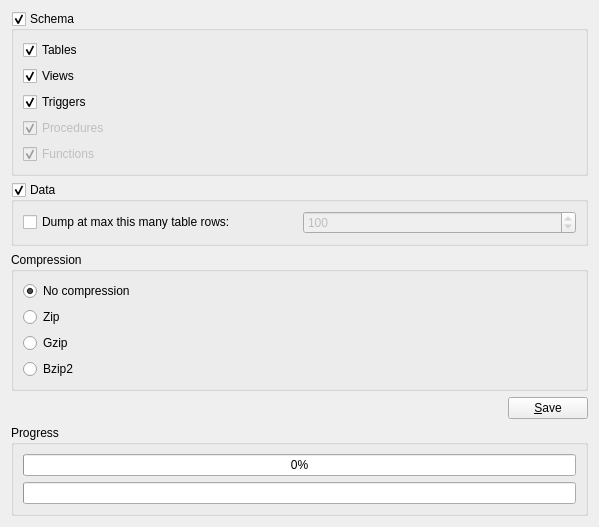
<?xml version="1.0" encoding="UTF-8"?>
<ui version="4.0">
 <class>DumpWidget</class>
 <widget class="QWidget" name="DumpWidget">
  <property name="geometry">
   <rect>
    <x>0</x>
    <y>0</y>
    <width>599</width>
    <height>476</height>
   </rect>
  </property>
  <property name="windowTitle">
   <string>Form</string>
  </property>
  <layout class="QVBoxLayout" name="verticalLayout">
   <item>
    <widget class="QGroupBox" name="groupSchema">
     <property name="title">
      <string>Schema</string>
     </property>
     <property name="checkable">
      <bool>true</bool>
     </property>
     <layout class="QVBoxLayout" name="verticalLayout_2">
      <item>
       <widget class="QCheckBox" name="chkTables">
        <property name="text">
         <string>Tables</string>
        </property>
        <property name="checked">
         <bool>true</bool>
        </property>
       </widget>
      </item>
      <item>
       <widget class="QCheckBox" name="chkViews">
        <property name="text">
         <string>Views</string>
        </property>
        <property name="checked">
         <bool>true</bool>
        </property>
       </widget>
      </item>
      <item>
       <widget class="QCheckBox" name="chkTriggers">
        <property name="text">
         <string>Triggers</string>
        </property>
        <property name="checked">
         <bool>true</bool>
        </property>
       </widget>
      </item>
      <item>
       <widget class="QCheckBox" name="chkProcedures">
        <property name="enabled">
         <bool>false</bool>
        </property>
        <property name="text">
         <string>Procedures</string>
        </property>
        <property name="checked">
         <bool>true</bool>
        </property>
       </widget>
      </item>
      <item>
       <widget class="QCheckBox" name="chkFunctions">
        <property name="enabled">
         <bool>false</bool>
        </property>
        <property name="text">
         <string>Functions</string>
        </property>
        <property name="checked">
         <bool>true</bool>
        </property>
       </widget>
      </item>
     </layout>
    </widget>
   </item>
   <item>
    <widget class="QGroupBox" name="groupData">
     <property name="title">
      <string>Data</string>
     </property>
     <property name="checkable">
      <bool>true</bool>
     </property>
     <layout class="QGridLayout" name="gridLayout">
      <item row="0" column="0">
       <widget class="QCheckBox" name="chkLimit">
        <property name="text">
         <string>Dump at max this many table rows:</string>
        </property>
       </widget>
      </item>
      <item row="0" column="1">
       <widget class="QSpinBox" name="spinLimit">
        <property name="enabled">
         <bool>false</bool>
        </property>
        <property name="minimum">
         <number>1</number>
        </property>
        <property name="maximum">
         <number>10000000</number>
        </property>
        <property name="singleStep">
         <number>100</number>
        </property>
        <property name="value">
         <number>100</number>
        </property>
       </widget>
      </item>
     </layout>
    </widget>
   </item>
   <item>
    <widget class="QGroupBox" name="groupCompression">
     <property name="title">
      <string>Compression</string>
     </property>
     <layout class="QVBoxLayout" name="verticalLayout_3">
      <item>
       <widget class="QRadioButton" name="radioNoCompression">
        <property name="text">
         <string>No compression</string>
        </property>
        <property name="checked">
         <bool>true</bool>
        </property>
       </widget>
      </item>
      <item>
       <widget class="QRadioButton" name="radioZip">
        <property name="text">
         <string>Zip</string>
        </property>
       </widget>
      </item>
      <item>
       <widget class="QRadioButton" name="radioGzip">
        <property name="text">
         <string>Gzip</string>
        </property>
       </widget>
      </item>
      <item>
       <widget class="QRadioButton" name="radioBzip2">
        <property name="text">
         <string>Bzip2</string>
        </property>
       </widget>
      </item>
     </layout>
    </widget>
   </item>
   <item>
    <layout class="QHBoxLayout" name="layoutSave">
     <item>
      <spacer name="horizontalSpacer">
       <property name="orientation">
        <enum>Qt::Horizontal</enum>
       </property>
       <property name="sizeHint" stdset="0">
        <size>
         <width>40</width>
         <height>20</height>
        </size>
       </property>
      </spacer>
     </item>
     <item>
      <widget class="QPushButton" name="btnSave">
       <property name="text">
        <string>&amp;Save</string>
       </property>
       <property name="icon">
        <iconset resource="icons.qrc">
         <normaloff>:/16/document-save</normaloff>:/16/document-save</iconset>
       </property>
      </widget>
     </item>
    </layout>
   </item>
   <item>
    <widget class="QGroupBox" name="groupProgress">
     <property name="title">
      <string>Progress</string>
     </property>
     <layout class="QVBoxLayout" name="verticalLayout_4">
      <item>
       <widget class="QProgressBar" name="mainProgressBar">
        <property name="value">
         <number>0</number>
        </property>
       </widget>
      </item>
      <item>
       <widget class="QProgressBar" name="subProgressBar"/>
      </item>
     </layout>
    </widget>
   </item>
   <item>
    <spacer name="verticalSpacer">
     <property name="orientation">
      <enum>Qt::Vertical</enum>
     </property>
     <property name="sizeHint" stdset="0">
      <size>
       <width>20</width>
       <height>40</height>
      </size>
     </property>
    </spacer>
   </item>
  </layout>
 </widget>
 <tabstops>
  <tabstop>groupSchema</tabstop>
  <tabstop>chkTables</tabstop>
  <tabstop>chkViews</tabstop>
  <tabstop>chkProcedures</tabstop>
  <tabstop>chkFunctions</tabstop>
  <tabstop>groupData</tabstop>
  <tabstop>chkLimit</tabstop>
  <tabstop>spinLimit</tabstop>
 </tabstops>
 <resources>
  <include location="icons.qrc"/>
 </resources>
 <connections>
  <connection>
   <sender>chkLimit</sender>
   <signal>toggled(bool)</signal>
   <receiver>spinLimit</receiver>
   <slot>setEnabled(bool)</slot>
   <hints>
    <hint type="sourcelabel">
     <x>147</x>
     <y>174</y>
    </hint>
    <hint type="destinationlabel">
     <x>327</x>
     <y>178</y>
    </hint>
   </hints>
  </connection>
 </connections>
</ui>
